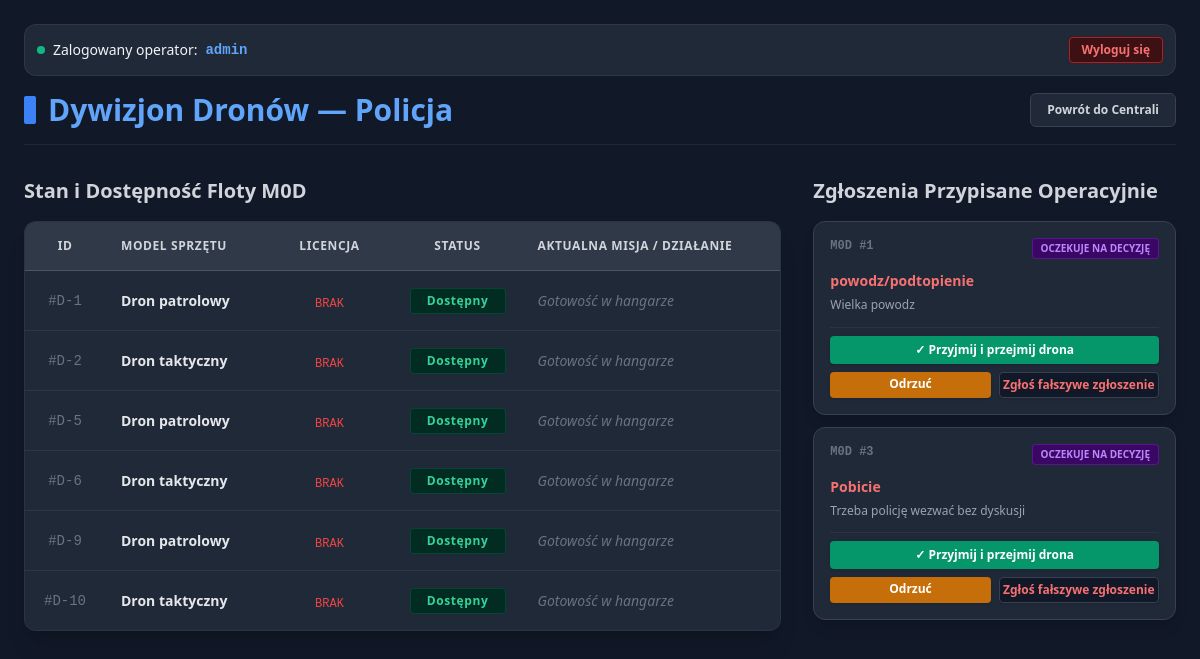
Page /sluzba/Policja (signed in) on the committed database.
### models.py (models this page shows, shortened)
class User(db.Model):
    __tablename__ = 'users'
    id = db.Column(db.Integer, primary_key=True)
    username = db.Column(db.String(50), nullable=False, unique=True)
    password_hash = db.Column(db.String(128), nullable=False)
    role = db.Column(db.String(20), default='Operator', nullable=False)  # Administrator / Operator
    active = db.Column(db.Boolean, default=True, nullable=False)          # Status aktywności operatora
    permitted_categories = db.relationship('Drone_category', secondary=user_drone_permissions, backref=db.backref('permitted_operators', lazy='dynamic'))
    assignments = db.relationship('IncidentAssignment', backref='operator', lazy=True)

class Department(db.Model):
    __tablename__ = 'departments'
    id = db.Column(db.Integer, primary_key=True)
    name = db.Column(db.String(100), nullable=False, unique=True)
    categories = db.relationship('Drone_category', backref='department', lazy=True)
    assignments = db.relationship('IncidentAssignment', backref='department', lazy=True)

class Drone_category(db.Model):
    __tablename__ = 'drone_categories'
    id = db.Column(db.Integer, primary_key=True)
    model = db.Column(db.String(50), nullable=False, unique=True)
    department_id = db.Column(db.Integer, db.ForeignKey('departments.id'), nullable=False)
    description = db.Column(db.Text, nullable=True)
    instances = db.relationship('Drone', backref='category', lazy=True)

class Drone(db.Model):
    __tablename__ = 'drones'
    id = db.Column(db.Integer, primary_key=True)
    status = db.Column(db.String(20), default='Dostępny', nullable=False) # Dostępny / Niedostępny / Regeneracja
    category_id = db.Column(db.Integer, db.ForeignKey('drone_categories.id'), nullable=True)

class Incident(db.Model):
    __tablename__ = 'incidents'
    id = db.Column(db.Integer, primary_key=True)
    incident_type = db.Column(db.String(255), nullable=False)
    description = db.Column(db.Text, nullable=True)
    phonenumber = db.Column(db.String(20), nullable=True)
    lat = db.Column(db.Float, nullable=False)
    lng = db.Column(db.Float, nullable=False)
    created_at = db.Column(db.DateTime, default=datetime.now, nullable=False) # Kiedy przyszło zgłoszenie
    status = db.Column(db.String(40), default='Nowe', nullable=False)          # Nowe / Oczekuje na operatora / W akcji / Zamknięte / Anulowane (Troll)
    assignments = db.relationship('IncidentAssignment', backref='incident', lazy=True)

### oppanel/oppanel.py (the view)
@oppanel.route('/sluzba/<string:dept_name>')
@login_required
def panel_sluzby(dept_name):
    nazwy_mapowanie = {'Policja': 'Policja', 'Straz_Pozarna': 'Straż Pożarna', 'Pogotowie': 'Pogotowie Ratunkowe', 'Wojsko': 'Wojsko'}
    if current_user.role == 'Operator':
        username_lower = current_user.username.lower()
        wybrany_parametr = dept_name.lower().replace('_pozarna', '')
        if wybrany_parametr not in username_lower:
            return f"Brak uprawnień dostępu do panelu {dept_name} dla konta {current_user.username}! (403 Forbidden)", 403
    db_name = nazwy_mapowanie.get(dept_name)
    department = Department.query.filter_by(name=db_name).first_or_404()
    db.session.expire_all()
    uzytkownik_db = User.query.get(current_user.id)
    drony_sluzby = []
    for kategoria in department.categories:
        for dron in kategoria.instances:
            zadanie = "Gotowość w hangarze"
            inc_id = None
            aktywne_p = IncidentAssignment.query.filter_by(allocated_workers=dron.id).join(Incident).filter(Incident.status == 'W akcji').first()
            if dron.status == 'Niedostępny' and aktywne_p and aktywne_p.incident:
                zadanie = f"W locie: Zgłoszenie #{aktywne_p.incident.id}"
                inc_id = aktywne_p.incident.id
            drony_sluzby.append({
                'id': dron.id,
                'model': kategoria.model,
                'status': dron.status,
                'zadanie': zadanie,
                'incident_id': inc_id,
                'uprawniony': kategoria in uzytkownik_db.permitted_categories
            })
    akcje = Incident.query.join(IncidentAssignment).filter(
        IncidentAssignment.department_id == department.id,
        Incident.status == 'Oczekuje na decyzję'
    ).all()
    return render_template(
        'sluzba.html',
        department=department,
        drony=sorted(drony_sluzby, key=lambda x: x['id']),
        akcje=akcje,
        dept_url=dept_name
    )

### oppanel/login.py (called while the page is built)
@login_manager.user_loader
def load_user(user_id):
    user_obj = User.query.get(int(user_id))
    if user_obj and user_obj.active:
        return FlaskUser(user_obj)
    return None

### oppanel/templates/sluzba.html (shortened to what this page needs)
<!DOCTYPE html>
<html lang="pl">
<head>
    <script src="https://cdn.tailwindcss.com"></script>
</head>
<body class="bg-gray-900 text-gray-100 min-h-screen p-6 font-sans antialiased">
    <div class="max-w-7xl mx-auto">
        <div class="flex justify-between items-center mb-4 bg-gray-800 p-3 rounded-xl border border-gray-700/60 text-sm">
            <div class="flex items-center gap-2">
                <span class="w-2 h-2 rounded-full bg-emerald-500 animate-ping"></span>
                Zalogowany operator: <span class="text-blue-400 font-bold font-mono">{{ current_user.username }}</span>
            </div>
            <a href="/logout" class="bg-red-950/80 hover:bg-red-900 border border-red-700 text-red-400 text-xs font-semibold py-1 px-3 rounded transition">
                Wyloguj się
            </a>
        </div>
        <div class="flex justify-between items-center mb-8 border-b border-gray-800 pb-4">
            <h1 class="text-3xl font-extrabold text-blue-400 flex items-center gap-3">
                <span class="inline-block w-3 h-7 bg-blue-500 rounded-sm"></span>
                Dywizjon Dronów — {{ department.name }}
            </h1>
            {% if current_user.role == 'Admin' %}
            <a href="/panel" class="bg-gray-800 hover:bg-gray-700 text-gray-300 text-xs font-semibold py-2 px-4 rounded-md border border-gray-700 transition">
                Powrót do Centrali
            </a>
            {% endif %}
        </div>
        <div class="grid grid-cols-1 lg:grid-cols-3 gap-8">
            <div class="lg:col-span-2 space-y-4">
                <h2 class="text-xl font-bold text-gray-300 flex items-center gap-2 mb-2">
                    Stan i Dostępność Floty M0D
                </h2>
                <div class="bg-gray-800 rounded-xl shadow-xl border border-gray-700/50 overflow-hidden">
                    <table class="w-full text-left border-collapse">
                        <thead>
                            <tr class="bg-gray-700/70 text-gray-300 uppercase text-xs font-bold tracking-wider border-b border-gray-600">
                                <th class="p-4 w-20 text-center">ID</th>
                                <th class="p-4">Model Sprzętu</th>
                                <th class="p-4 w-32 text-center">Licencja</th>
                                <th class="p-4 w-32 text-center">Status</th>
                                <th class="p-4">Aktualna Misja / Działanie</th>
                            </tr>
                        </thead>
                        <tbody class="divide-y divide-gray-700/60 bg-gray-800/40">
                            {% for d in drony %}
                            <tr class="hover:bg-gray-750/30 transition duration-150">
                                <td class="p-4 font-mono text-center text-gray-500 text-sm">#D-{{ d.id }}</td>
                                <td class="p-4 text-sm font-semibold text-gray-200">{{ d.model }}</td>
                                <td class="p-4 text-center">
                                    {% if d.uprawniony %}
                                        <span class="text-emerald-400 text-xs font-bold font-mono">TAK</span>
                                    {% else %}
                                        <span class="text-red-500 text-xs font-mono">BRAK</span>
                                    {% endif %}
                                </td>
                                <td class="p-4 text-center">
                                    <span class="inline-block w-24 text-center px-2 py-1 rounded text-xs font-bold tracking-wider
                                        {% if d.status == 'Dostępny' %} bg-emerald-950 text-emerald-400 border border-emerald-800/50
                                        {% elif d.status == 'Regeneracja' %} bg-amber-950 text-amber-400 border border-amber-800/50 animate-pulse
                                        {% else %} bg-red-950 text-red-400 border border-red-800/50 {% endif %}">
                                        {{ d.status }}
                                    </span>
                                </td>
                                <td class="p-4 text-sm">
                                    {% if d.status == 'Niedostępny' and d.incident_id %}
                                        <div class="flex items-center justify-between gap-4">
                                            <span class="text-purple-400 font-medium">{{ d.zadanie }}</span>
                                            <a href="/sluzba/zakoncz-misje/{{ dept_url }}/{{ d.id }}/{{ d.incident_id }}"
                                               class="bg-red-600 hover:bg-red-700 text-white text-[11px] font-bold px-2.5 py-1 rounded transition shadow">
                                                ✕ Sprowadź i ląduj
                                            </a>
                                        </div>
                                    {% else %}
                                        <span class="text-gray-500 italic">{{ d.zadanie }}</span>
                                    {% endif %}
                                </td>
                            </tr>
                            {% else %}
                            <tr>
                                <td colspan="5" class="p-8 text-center text-gray-500 text-sm">Brak zarejestrowanych dronów w tym dziale.</td>
                            </tr>
                            {% endfor %}
                        </tbody>
                    </table>
                </div>
            </div>
            <div class="space-y-4">
                <h2 class="text-xl font-bold text-gray-300 flex items-center gap-2 mb-2">
                    Zgłoszenia Przypisane Operacyjnie
                </h2>
                <div class="space-y-3">
                    {% for akcja in akcje %}
                    <div class="bg-gray-800 p-4 rounded-xl border border-gray-700 shadow-lg space-y-3">
                        <div class="flex justify-between items-start">
                            <span class="text-xs font-bold font-mono text-gray-500">M0D #{{ akcja.id }}</span>
                            <span class="px-2 py-0.5 rounded text-[10px] font-bold uppercase
                                {% if akcja.status == 'Oczekuje na decyzję' %} bg-purple-950 text-purple-400 border border-purple-800/60
                                {% else %} bg-amber-950 text-amber-400 border border-amber-800/60 animate-pulse {% endif %}">
                                {{ akcja.status }}
                            </span>
                        </div>
                        <div>
                            <h4 class="text-sm font-bold text-red-400">{{ akcja.incident_type }}</h4>
                            <p class="text-xs text-gray-400 mt-1 leading-relaxed">{{ akcja.description }}</p>
                        </div>
                        {% if akcja.status == 'Oczekuje na decyzję' %}
                        <div class="pt-2 border-t border-gray-700/50 flex flex-col gap-2">
                            <a href="/sluzba/decyzja/przyjmij/{{ dept_url }}/{{ akcja.id }}"
                               class="w-full bg-emerald-600 hover:bg-emerald-700 text-white font-bold py-1.5 rounded text-xs text-center transition shadow">
                                ✓ Przyjmij i przejmij drona
                            </a>
                            <div class="grid grid-cols-2 gap-2">
                                <a href="/sluzba/decyzja/odrzuc/{{ dept_url }}/{{ akcja.id }}"
                                   class="bg-amber-600/90 hover:bg-amber-600 text-white font-semibold py-1 rounded text-xs text-center transition shadow">
                                    Odrzuć
                                </a>
                                <a href="/sluzba/decyzja/troll/{{ dept_url }}/{{ akcja.id }}"
                                   class="bg-gray-900 hover:bg-red-950 text-red-400 font-semibold py-1 rounded text-xs text-center transition border border-gray-700 shadow">
                                    Zgłoś fałszywe zgłoszenie
                                </a>
                            </div>
                        </div>
                        {% else %}
                        <div class="text-[11px] text-gray-500 italic pt-1">
                            Misja realizowana w terenie przez operatora.
                        </div>
                        {% endif %}
                    </div>
                    {% else %}
                    <div class="bg-gray-800/40 p-8 text-center text-gray-600 rounded-xl border border-gray-800 text-sm italic">
                        Brak aktywnych lub oczekujących zgłoszeń w sektorze.
                    </div>
                    {% endfor %}
                </div>
            </div>
        </div>
    </div>
</body>
</html>

### rows in the picture
User: username "admin"
Department: name "Policja"
Drone_category: model "Dron patrolowy" "Dron patrolowy" "Dron patrolowy"
Drone: status "Dostępny"
Drone_category: model "Dron taktyczny" "Dron taktyczny" "Dron taktyczny"
Drone: status "Dostępny"
Drone: status "Dostępny"
Drone: status "Dostępny"
Drone: status "Dostępny"
Drone: status "Dostępny"
Incident: id "1", status "OCZEKUJE NA DECYZJĘ", incident_type "powodz/podtopienie", description "Wielka powodz"
Incident: id "3", status "OCZEKUJE NA DECYZJĘ", incident_type "Pobicie", description "Trzeba policję wezwać bez dyskusji"

### other values in the picture
{{ d.id }} "1" "2" "5" "6" "9" "10"
{{ d.zadanie }} "Gotowość w hangarze" "Gotowość w hangarze" "Gotowość w hangarze" "Gotowość w hangarze" "Gotowość w hangarze" "Gotowość w hangarze"
